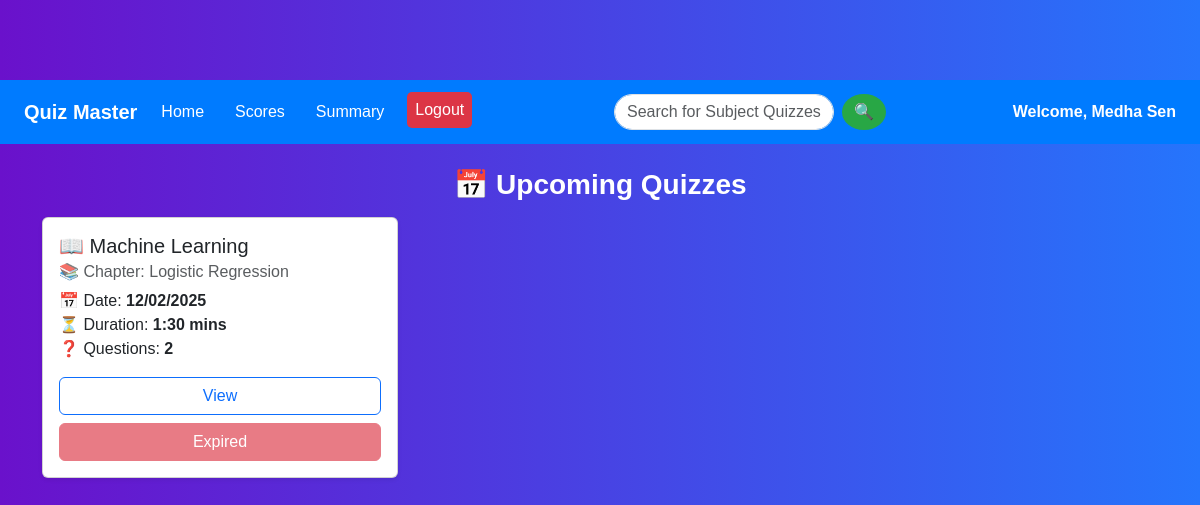
Before: /user_dashboard (signed in) with the older database file.
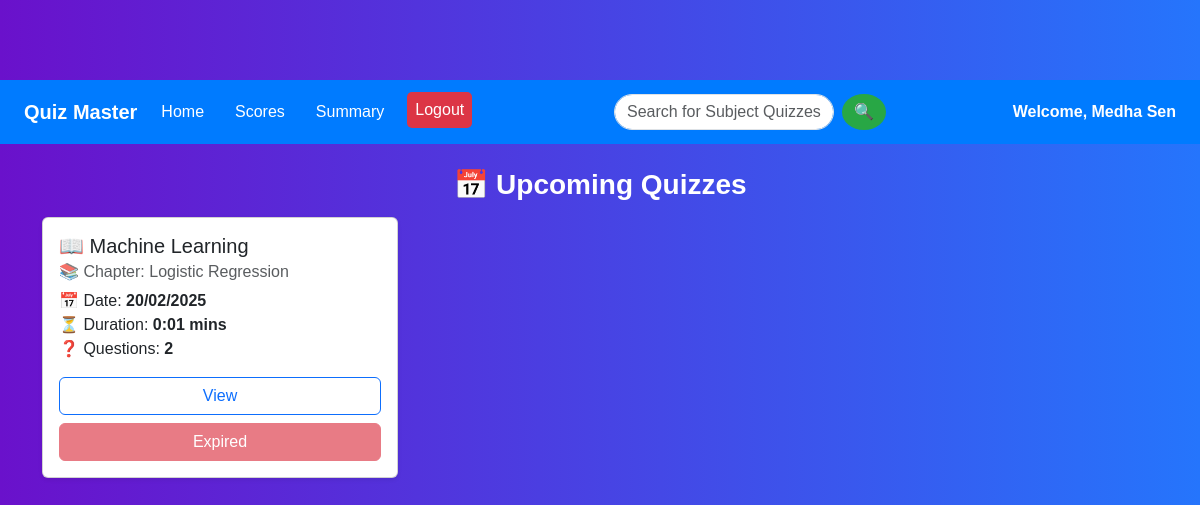
After: the same page with the newer database file.
### models/models.py (models this page shows, shortened)
class Quiz(db.Model):
    id=db.Column(db.Integer, primary_key=True)
    chapter_id=db.Column(db.Integer, db.ForeignKey('chapter.id'), nullable=False)
    date_of_quiz=db.Column(db.Date)
    time_duration=db.Column(db.String(10))
    remarks=db.Column(db.Text)
    questions=db.relationship('Questions', backref='quiz', lazy=True)
    scores=db.relationship('Scores', backref='quiz', lazy=True)
    def get_subject_name(self):
        return self.chapter.subject.name
    def get_chapter_name(self):
        return self.chapter.name
    def num_questions(self):
        return len(self.questions)

class Subject(db.Model):
    id=db.Column(db.Integer, primary_key=True)
    name=db.Column(db.String(100), unique=True, nullable=False)
    description=db.Column(db.Text)
    chapters=db.relationship('Chapter', backref='subject', lazy=True)

class Chapter(db.Model):
    id=db.Column(db.Integer, primary_key=True)
    name=db.Column(db.String(100), nullable=False)
    description=db.Column(db.Text)
    subject_id=db.Column(db.Integer, db.ForeignKey('subject.id'), nullable=False)
    quizzes=db.relationship('Quiz', backref='chapter', lazy=True)

### app.py (the view)
@app.route('/user_dashboard', methods=['GET'])
@login_required
def user_dashboard():
    search_query = request.args.get('search')
    user_id = current_user.id
    full_name = current_user.full_name  # Get the full name of the logged-in user
    current_date = datetime.now().date()
    print(f"Debug: User full name -> {full_name}")  # Debugging line
    if search_query:
        subject_filter = Subject.query.filter(Subject.name.ilike(f'%{search_query}%')).all()
        chapter_filter = Chapter.query.filter(Chapter.name.ilike(f'%{search_query}%')).all()
        quizzes = []
        for subject in subject_filter:
            for chapter in subject.chapters:
                for quiz in chapter.quizzes:
                    quizzes.append(quiz)
        for chapter in chapter_filter:
            for quiz in chapter.quizzes:
                quizzes.append(quiz)
        upcoming_quizzes = list(set(quizzes))
        if not upcoming_quizzes:
            return render_template('user_dashboard.html', user_id=user_id, full_name=full_name, upcoming_quizzes=None)
    else:
        upcoming_quizzes = Quiz.query.order_by(Quiz.date_of_quiz.asc()).all()
    return render_template('user_dashboard.html', upcoming_quizzes=upcoming_quizzes, user_id=user_id, full_name=full_name, current_date=current_date)

### app.py (called while the page is built)
@login_manager.user_loader
def load_user(user_id):
    return User.query.get(int(user_id)) or Admin.query.get(int(user_id))

### templates/user_dashboard.html (shortened to what this page needs)
<!DOCTYPE html>
<html lang="en">
<head>
    <link rel="stylesheet" href="https://cdn.jsdelivr.net/npm/bootstrap@5.3.0/dist/css/bootstrap.min.css">
    <link rel="stylesheet" href="{{ url_for('static', filename='css/user_dashboard.css') }}">
</head>
<body>
    <nav class="navbar navbar-expand-lg">
        <div class="container-fluid">
            <a class="navbar-brand" href="{{ url_for('user_dashboard') }}">Quiz Master</a>
            <div class="collapse navbar-collapse justify-content-between" id="navbarNav">
                <ul class="navbar-nav">
                    <li class="nav-item"><a class="nav-link" href="{{ url_for('user_dashboard') }}">Home</a></li>
                    <li class="nav-item"><a class="nav-link" href="{{ url_for('user_scores') }}">Scores</a></li>
                    <li class="nav-item"><a class="nav-link" href="{{ url_for('user_summary', user_id=user_id) }}">Summary</a></li>
                    <li class="nav-item"><a class="nav-link logout-btn" href="{{ url_for('logout') }}">Logout</a></li>
                </ul>
                <form class="d-flex search-form" method="GET" action="{{ url_for('user_dashboard') }}">
                    <input type="text" class="form-control search-input" name="search"
                        placeholder="Search for Subject Quizzes or Chapter Quizzes" value="{{ request.args.get('search', '') }}">
                    <button type="submit" class="btn search-button">🔍</button>
                </form>
                <span class="user-welcome">Welcome, {{ full_name }}</span>
            </div>
        </div>
    </nav>
    <div class="container mt-4">
        <h3 class="text-center section-title">📅 Upcoming Quizzes</h3>
        {% if not upcoming_quizzes %}
        <div class="alert alert-danger text-center">🚫 No quizzes found.</div>
        {% else %}
        <div class="row">
            {% for quiz in upcoming_quizzes %}
            <div class="col-md-4 mb-4">
                <div class="card shadow-sm">
                    <div class="card-body">
                        <h5 class="card-title">📖 {{ quiz.get_subject_name() }}</h5>
                        <h6 class="card-subtitle mb-2 text-muted">📚 Chapter: {{ quiz.get_chapter_name() }}</h6>
                        <p class="card-text">
                            📅 Date: <strong>{{ quiz.date_of_quiz.strftime('%d/%m/%Y') }}</strong><br>
                            ⏳ Duration: <strong>{{ quiz.time_duration }} mins</strong><br>
                            ❓ Questions: <strong>{{ quiz.num_questions() }}</strong>
                        </p>
                        <div class="d-grid gap-2">
                            <a href="{{ url_for('quiz_info', quiz_id=quiz.id) }}" class="btn btn-outline-primary">View</a>
                            {% if quiz.date_of_quiz >= current_date %}
                            <a href="{{ url_for('start_quiz', quiz_id=quiz.id, question_index=0) }}" class="btn btn-success">Attempt</a>
                            {% else %}
                            <button class="btn btn-danger" disabled>Expired</button>
                            {% endif %}
                        </div>
                    </div>
                </div>
            </div>
            {% endfor %}
        </div>
        {% endif %}
    </div>
</body>
</html>

Changed rows visible on the page:
changed Quiz "Machine Learning": date_of_quiz "12/02/2025" → "20/02/2025"; time_duration "1:30" → "0:01"
